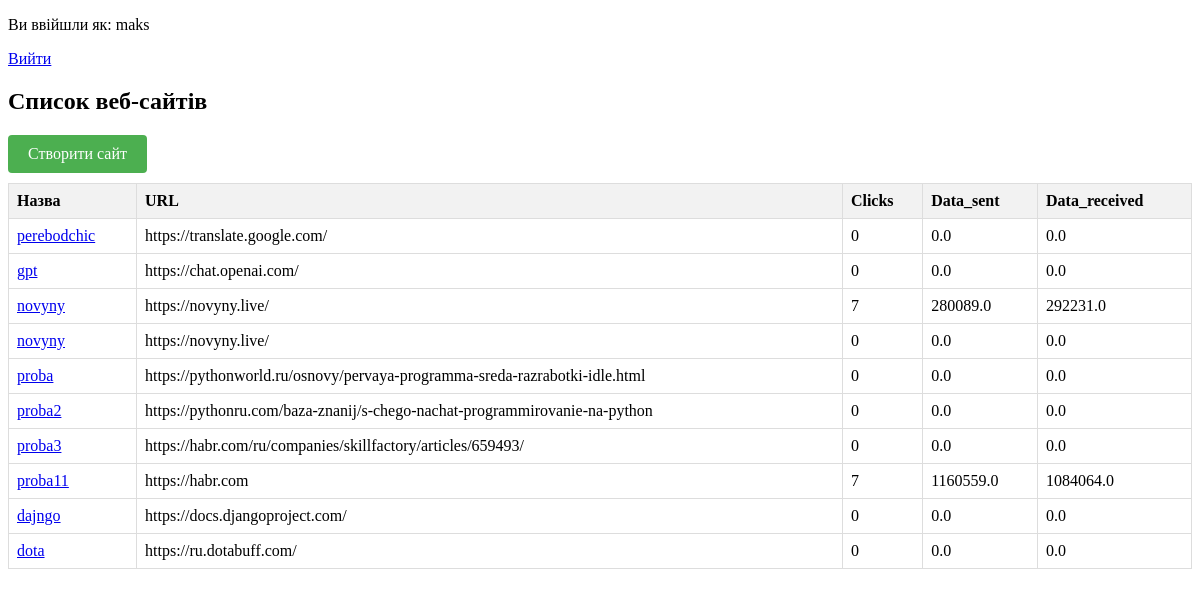
The page /sites/ (signed in) on the database its author committed.
### sites/models.py (models this page shows, shortened)
class Website(models.Model):
    user = models.ForeignKey(User, on_delete=models.CASCADE)
    url = models.URLField()
    name = models.CharField(max_length=100)
    clicks = models.PositiveIntegerField(default=0)
    data_sent = models.FloatField(default=0)
    data_received = models.FloatField(default=0)
    def get_absolute_url(self):
        return reverse('website:proxy', kwargs={'user_site_name': self.name, 'routes_on_original_site': self.url})

### sites/views.py (the view)
# urls.py: path('', views.website_list, name='website_list'),
@login_required
def website_list(request):
    websites = Website.objects.filter(user=request.user)
    return render(request, 'website_list.html', {'websites': websites})

### users/context_processors.py (called while the page is built)
def user(request):
    user = get_user(request)
    return {'current_user': user}

### sites/templates/website_list.html (shortened to what this page needs)
<!DOCTYPE html>
<html>
<head>
</head>
<body>
    {% if current_user.is_authenticated %}
        <p>Ви ввійшли як: {{ current_user.username }}</p>
        <a href="{% url 'users:logout' %}">Вийти</a>
    {% else %}
        <p>Ви не увійшли в систему</p>
        <a href="{% url 'users:login' %}">Увійти</a>
    {% endif %}
    <h2>Список веб-сайтів</h2>
    <a class="create-site-link" href="{% url 'website:create' %}">Створити сайт</a>
    <table>
        <thead>
            <tr>
                <th>Назва</th>
                <th>URL</th>
                <th>Clicks</th>
                <th>Data_sent</th>
                <th>Data_received</th>
            </tr>
        </thead>
        <tbody>
            {% for website in websites %}
            <tr>
                <td><a href="{{ website.get_absolute_url }}">{{ website.name }}</a></td>
                <td>{{ website.url }}</td>
                <td>{{ website.clicks }}</td>
                <td>{{ website.data_sent }}</td>
                <td>{{ website.data_received }}</td>
            </tr>
            {% endfor %}
        </tbody>
    </table>
</body>
</html>

### sites/templates/website_list.html (style rules this page uses)
.create-site-link { display: inline-block; padding: 10px 20px; margin-bottom: 10px; background-color: #4CAF50; color: white; text-decoration: none; border: none; border-radius: 4px; cursor: pointer; font-size: 16px; }
table { border-collapse: collapse; width: 100%; }
th, td { border: 1px solid #dddddd; text-align: left; padding: 8px; }
th { background-color: #f2f2f2; }

### rows shown on the page
Website: name "perebodchic", url "https://translate.google.com/", clicks "0", data_sent "0.0", data_received "0.0"
Website: name "gpt", url "https://chat.openai.com/", clicks "0", data_sent "0.0", data_received "0.0"
Website: name "novyny", url "https://novyny.live/", clicks "7", data_sent "280089.0", data_received "292231.0"
Website: name "novyny", url "https://novyny.live/", clicks "0", data_sent "0.0", data_received "0.0"
Website: name "proba", url "https://pythonworld.ru/osnovy/pervaya-programma-sreda-razrabotki-idle.html", clicks "0", data_sent "0.0", data_received "0.0"
Website: name "proba2", url "https://pythonru.com/baza-znanij/s-chego-nachat-programmirovanie-na-python", clicks "0", data_sent "0.0", data_received "0.0"
Website: name "proba3", url "https://habr.com/ru/companies/skillfactory/articles/659493/", clicks "0", data_sent "0.0", data_received "0.0"
Website: name "proba11", url "https://habr.com", clicks "7", data_sent "1160559.0", data_received "1084064.0"
Website: name "dajngo", url "https://docs.djangoproject.com/", clicks "0", data_sent "0.0", data_received "0.0"
Website: name "dota", url "https://ru.dotabuff.com/", clicks "0", data_sent "0.0", data_received "0.0"

### other values the page prints
{{ current_user.username }} "maks"
